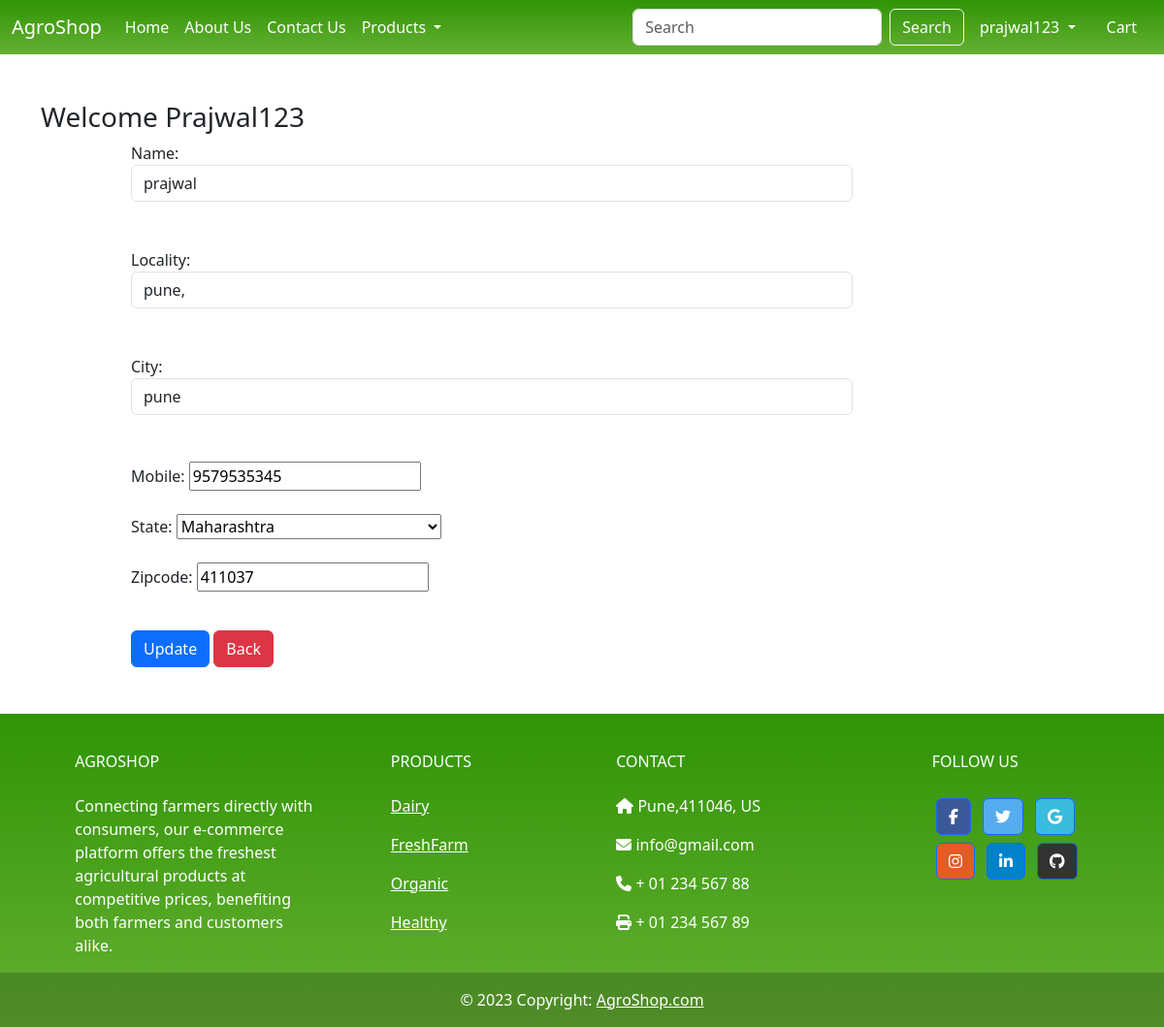
The page /updateAddress/23 (signed in) on the database its author committed.
### app/models.py (models this page shows, shortened)
class Customer(models.Model):
    user = models.ForeignKey(User,on_delete=models.CASCADE)
    name = models.CharField(max_length=200)
    locality = models.CharField(max_length=200)
    city = models.CharField(max_length=50)
    mobile = models.IntegerField(default=0)
    zipcode = models.IntegerField()
    state  = models.CharField(choices=STATE_CHOICES, max_length=100)

### app/views.py (the view, shortened to what this page needs)
# urls.py: path('updateAddress/<int:pk>',views.updateAddress.as_view(),name='updateAddress'),
@method_decorator(login_required,name='dispatch')
class updateAddress(views.View):
    def get(self,request,pk):
        add = Customer.objects.get(pk=pk)
        form = CustomerProfileForm(instance=add)
        return render (request,'app/updateAddress.html',locals())

### app/forms.py
class CustomerProfileForm(forms.ModelForm):
    class Meta:
        model = Customer
        fields=['name', 'locality', 'city', 'mobile', 'state', 'zipcode']
        widgets={
            'name':forms.TextInput(attrs={'class':'form-control'}),
            'locality':forms.TextInput(attrs={'class':'form-control'}),
            'city':forms.TextInput(attrs={'class': 'form-control'}),
            'mobile':forms.NumberInput(attrs={'class':'forms-control'}),
            'zipcode':forms.NumberInput(attrs={'class':'forms-control'}),
        }

### app/templates/app/updateAddress.html (shortened to what this page needs)
{% extends 'app/base.html' %}
{% load static %}
{% block main-content %}
<div class="container my-5">
    <div class="row">
        <h3>Welcome <span class="text-capitalize">{{request.user}}</span></h3>
    </div>
    <div class="col-sm-8 offset-sm-1">
        <form action="" method="post">
            {% for fm in form %}
            {{fm.label_tag}} {{fm}} <small class="text-danger">{{fm.errors|striptags}}</small>
            <br>
            <br>
            {% endfor %}
            <div class="col-12 mt-3">
                <button type="submit" class="btn btn-primary">Update</button>
                <a href="{% url 'address' %}" type="button" class="btn btn-danger">Back</a>
            </div>
        </form>
    </div>
</div>
{% endblock main-content %}

### app/templates/app/base.html (shortened to what this page needs)
<!DOCTYPE html>
{% load static %}
<html lang="en">
<head>
    <link href="https://cdn.jsdelivr.net/npm/bootstrap@5.3.0-alpha1/dist/css/bootstrap.min.css" rel="stylesheet">
    <link rel="stylesheet" href="{% static 'app/css/owl.carousel.min.css' %}">
    <link rel="stylesheet" href="{% static 'app/css/all.min.css' %}">
    <link rel="stylesheet" href="{% static 'app/css/style.css' %}">
</head>
<body>
    <nav class="navbar navbar-expand-lg navbar-dark bkgn">
        <div class="container-fluid">
          <a class="navbar-brand" href="#">AgroShop</a>
          <div class="collapse navbar-collapse" id="navbarSupportedContent">
            <ul class="navbar-nav me-auto mb-2 mb-lg-0">
              {% if request.user.is_authenticated %}
              <li class="nav-item">
                <a class="nav-link active" aria-current="page" href="/">Home</a>
              </li>
              <li class="nav-item">
                <a class="nav-link text-white" href="{% url 'about' %}">About Us</a>
              </li>
              <li class="nav-item">
                <a class="nav-link text-white" href="{% url 'contact' %}">Contact Us</a>
              </li>
              <li class="nav-item dropdown">
                <a class="nav-link text-white dropdown-toggle" href="#" id="navbarDropdown" role="button" data-bs-toggle="dropdown" aria-expanded="false">
                 Products
                </a>
              </li>
            </ul>
            <form class="d-flex" action="/search">
              <input class="form-control me-2" type="search" placeholder="Search" name="search" aria-label="Search">
              <button class="btn btn-outline-light" type="submit">Search</button>
            </form>
          <ul class="navbar-nav mb-2 mb-lg-0">
            <li class="nav-item dropdown mx-2">
                <a class="nav-link dropdown-toggle text-white" href="#" id="profileDropdown" role="button" data-bs-toggle="dropdown" aria-expanded="false">
                  {{request.user}}
                </a>
            </li>
            <li class="nav-item  mx-2">
              <a class="nav-link text-white" href="{% url 'showcart' %}">Cart</a>
            </li>
          </div>
            {% endif %}
        </div>
      </nav>
{% block main-content %}{% endblock main-content %}
<div >
  <footer
          class="text-center text-lg-start bkgn text-white"
          style="background-color: #929fba"
          >
    <div class="container p-4 pb-0">
      <section class="">
        <div class="row">
          <div class="col-md-3 col-lg-3 col-xl-3 mx-auto mt-3">
            <h6 class="text-uppercase mb-4 font-weight-bold">
              AgroShop
            </h6>
            <p>
              Connecting farmers directly with consumers, our e-commerce platform offers the freshest agricultural products at competitive prices, benefiting both farmers and customers alike.
            </p>
          </div>
          <div class="col-md-2 col-lg-2 col-xl-2 mx-auto mt-3">
            <h6 class="text-uppercase mb-4 font-weight-bold">Products</h6>
            <p>
              <a class="text-white">Dairy</a>
            </p>
            <p>
              <a class="text-white">FreshFarm</a>
            </p>
            <p>
              <a class="text-white">Organic</a>
            </p>
            <p>
              <a class="text-white">Healthy</a>
            </p>
          </div>
          <div class="col-md-4 col-lg-3 col-xl-3 mx-auto mt-3">
            <h6 class="text-uppercase mb-4 font-weight-bold">Contact</h6>
            <p><i class="fas fa-home mr-3"></i> Pune,411046, US</p>
            <p><i class="fas fa-envelope mr-3"></i> info@gmail.com</p>
            <p><i class="fas fa-phone mr-3"></i> + 01 234 567 88</p>
            <p><i class="fas fa-print mr-3"></i> + 01 234 567 89</p>
          </div>
          <div class="col-md-3 col-lg-2 col-xl-2 mx-auto mt-3">
            <h6 class="text-uppercase mb-4 font-weight-bold">Follow us</h6>
            <a
               class="btn btn-primary btn-floating m-1"
               style="background-color: #3b5998"
               href="#!"
               role="button"
               ><i class="fab fa-facebook-f"></i
              ></a>
            <a
               class="btn btn-primary btn-floating m-1"
               style="background-color: #55acee"
               href="#!"
               role="button"
               ><i class="fab fa-twitter"></i
              ></a>
            <a
               class="btn btn-primary btn-floating m-1"
               style="background-color: #39bcdd"
               href="#!"
               role="button"
               ><i class="fab fa-google"></i
              ></a>
            <a
               class="btn btn-primary btn-floating m-1"
               style="background-color: #e35b26"
               href="#!"
               role="button"
               ><i class="fab fa-instagram"></i
              ></a>
            <a
               class="btn btn-primary btn-floating m-1"
               style="background-color: #0082ca"
               href="#!"
               role="button"
               ><i class="fab fa-linkedin-in"></i
              ></a>
            <a
               class="btn btn-primary btn-floating m-1"
               style="background-color: #333333"
               href="#!"
               role="button"
               ><i class="fab fa-github"></i
              ></a>
          </div>
        </div>
      </section>
    </div>
    <div
         class="text-center p-3"
         style="background-color: rgba(0, 0, 0, 0.2)"
         >
      © 2023 Copyright:
      <a class="text-white" href="https://mdbootstrap.com/"
         >AgroShop.com</a
        >
    </div>
  </footer>
</div>
</body>
</html>

### app/static/app/css/style.css (style rules this page uses)
.bkgn { background-color:#fff;background-image:linear-gradient(#309405,#65b033); }

### rows shown on the page
Customer: form "prajwal" "pune," "pune" "9579535345" "Maharashtra" "411037"

### other values the page prints
{{ request.user }} "prajwal123"
{{ request.user }} "Prajwal123"
{{ fm.label_tag }} "Name:" "Locality:" "City:" "Mobile:" "State:" "Zipcode:"
